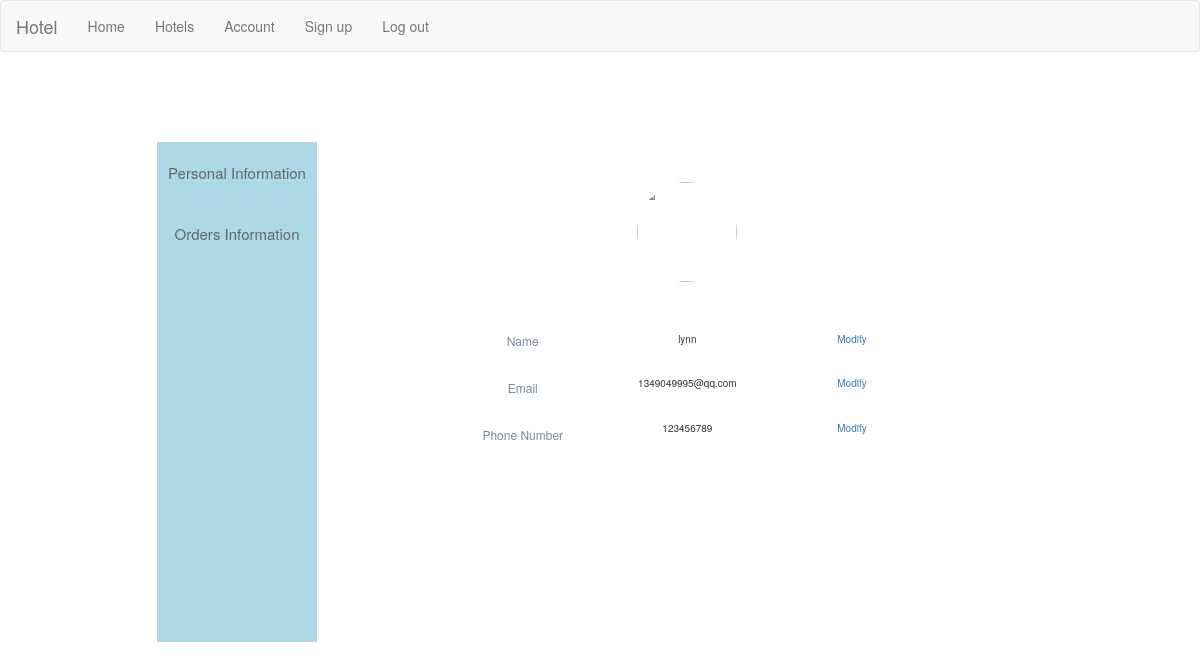
/account (signed in), run on the app's committed database.
### app/models.py (models this page shows, shortened)
class users(UserMixin,db.Model):
    __tablename__ = 'users'
    user_id = db.Column(db.Integer, primary_key=True, nullable=False)
    user_name = db.Column(db.String(100), nullable=False)
    password = db.Column(db.String(100), nullable=False)
    email = db.Column(db.String(200))
    phone = db.Column(db.String(200))
    password_hash = db.Column(db.String(128))
    orders = db.relationship('orders', backref='users')
    @property
    def password(self):
        raise AttributeError('Password is not a readable attribute')
    @password.setter
    def password(self, password):
        self.password_hash = generate_password_hash(password)

### app/views.py (the view, shortened to what this page needs)
@app.route('/account', methods=['GET','POST'])
def account():
    return render_template('account.html')

### app/models.py (called while the page is built)
@login_manager.user_loader
def load_user(user_id):
    return users.query.get(int(user_id))

### app/templates/account.html (shortened to what this page needs)
{% extends "base.html" %}
{% block styles %}
    {{ super() }}
    <link rel="stylesheet" href="../static/css/account.css">
{% endblock %}
{% block page_content %}
	<div class="col-sm-2">
		<div id="nav">
		<ul>
		  <li><a {% if current_user.is_authenticated %}href="{{ url_for('account') }}"{% endif %}>Personal Information</a></li>
		  <li><a {% if current_user.is_authenticated %}href="{{ url_for('reset') }}"{% endif %}>Orders Information</a></li>
		</ul>
		</div>
	</div>
	<div class="col-sm-10" id="infor">
        {% if current_user.is_authenticated %}
            <div class="account-infor" id="content">
                <center>
                <div class="infor-list">
                    <div id="profile" class="form-group">
                        <img src="../static/image/pool.jpg" width="100px" height="100px">
                    </div>
                    <div class="description">
                        <div class="col-sm-4" id="tags">
                            <p>Name</p>
                            <br>
                            <p>Email</p>
                            <br>
                            <p>Phone Number</p>
                        </div>
                        <div class="col-sm-4">
                            <p>{{ current_user.user_name }}</p>
                            <br>
                            <p>{{ current_user.email }}</p>
                            <br>
                            <p>{{ current_user.phone }}</p>
                        </div>
                        <div class="col-sm-4">
                            <form action="{{ request.path }}" method="post">
                            <p id="word-1"><a onclick="showInputBox('modi-1','word-1')">Modify</a></p>
                            <br>
                            <p id="word-2"><a onclick="showInputBox('modi-2','word-2')">Modify</a></p>
                            <br>
                            <p id="word-3"><a onclick="showInputBox('modi-3','word-3')">Modify</a></p>
                            </form>
                        </div>
                    </div>
                </div>
                </center>
            </div>
        {% else %}
            <div id="login-warn">
                <p><a href="{{ url_for('index') }}">Please login first.</a></p>
            </div>
        {% endif %}
	</div>
{% endblock %}

### app/static/css/account.css (style rules this page uses)
#content { width: 80%; position: relative; left: 10%; }
.infor-list { margin-top: 40px; height: 400px; }
.infor-list p { font-size: 10px; }
.description { width: 70%; margin-top: 30px; }
#profile img { border-radius:50%; }
#profile { width: 60%; margin-bottom: 50px; }
#tags p { color: lightslategrey; font-size: 12px; }
#nav ul { list-style-type: none; margin: 0; padding: 0; overflow: hidden; background-color:#ADD8E6; height: 500px; }
#nav li { float: left; width: 100%; }
#nav li a { padding: 20px 0px; display: block; color: #666; text-align: center; text-decoration: none; font-size: 15px; }
#nav { z-index: 1; position:relative; top: 70px; left: 70%; }
#infor { width: 80%; left: 1%; position: relative; top: 70px; }
#word-1 { display: block; }
#word-2 { display: block; }
#word-3 { display: block; }

### data on the page
users: user_name "lynn", email "1349049995@qq.com", phone "123456789"
